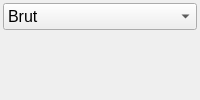
     <widget class="QWidget" name="cams_w" native="true">
      <property name="sizePolicy">
       <sizepolicy hsizetype="Expanding" vsizetype="Expanding">
        <horstretch>0</horstretch>
        <verstretch>0</verstretch>
       </sizepolicy>
      </property>
      <layout class="QGridLayout" name="gridLayout_8">
       <property name="leftMargin">
        <number>3</number>
       </property>
       <property name="topMargin">
        <number>3</number>
       </property>
       <property name="rightMargin">
        <number>3</number>
       </property>
       <property name="bottomMargin">
        <number>3</number>
       </property>
       <item row="0" column="0" colspan="2">
        <widget class="QComboBox" name="select_cam_cB">
         <property name="font">
          <font>
           <pointsize>12</pointsize>
           <kerning>true</kerning>
          </font>
         </property>
         <item>
          <property name="text">
           <string>Brut</string>
          </property>
         </item>
         <item>
          <property name="text">
           <string>Simultané</string>
          </property>
         </item>
         <item>
          <property name="text">
           <string>OpenCV</string>
          </property>
         </item>
        </widget>
       </item>
       <item row="1" column="0">
        <widget class="QWidget" name="brut_flux" native="true"/>
       </item>
       <item row="1" column="1">
        <widget class="QWidget" name="filt_flux" native="true"/>
       </item>
      </layout>
     </widget>
